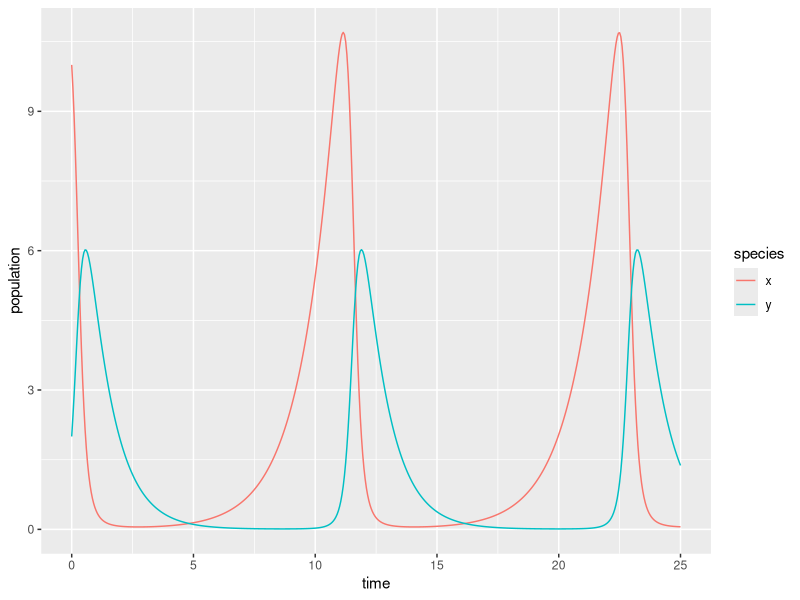

Generate this figure with R:
## ---- chunk 1
knitr::opts_chunk$set(echo = TRUE)
library(tidyverse)
library(deSolve)
library(kableExtra)
## ---- chunk 2
# Create a sequence of times (days): 
time <- seq(0, 25, by = 0.05)

# Set some parameter values (these can change - keep it in mind):
parameters <- c(alpha = .75, beta = 0.8, delta = 0.5, gamma = 1)

# Set the initial condition (prey and predator populations at t = 0).
# Recall: x = prey, y = predator
init_cond <- c(x = 10, y = 2)

# Prepare the series of differential equations as a function: 
lk_equations <- function(time, init_cond, parameters) {
  with(as.list(c(init_cond, parameters)), {
    dxdt = alpha * x - beta * x * y
    dydt = delta * x * y - gamma * y
    return(list(c(dxdt, dydt)))
  })
}

# Find the approximate the solution using `deSolve::ode()`:
approx_lk <- ode(y = init_cond, times = time, func = lk_equations, parms = parameters)

# Check the class: 
class(approx_lk)

# We really want this to be a data frame, and we want both prey (x) and predator (y) to be in the same column -- we'll learn why in EDS 221 (tidy data)
approx_lk_df <- data.frame(approx_lk) %>% 
  pivot_longer(cols = c(x,y), names_to = "species", values_to = "population")

# Plot it! 
ggplot(data = approx_lk_df, aes(x = time, y = population)) +
  geom_line(aes(color = species))
